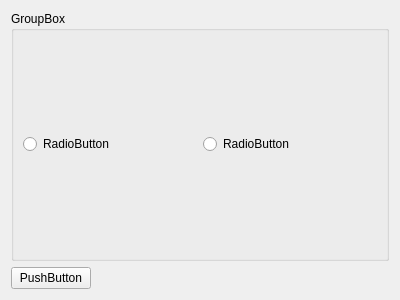
<?xml version="1.0" encoding="UTF-8"?>
<ui version="4.0">
 <class>SpatialAnalysisWidget</class>
 <widget class="QWidget" name="SpatialAnalysisWidget">
  <property name="geometry">
   <rect>
    <x>0</x>
    <y>0</y>
    <width>400</width>
    <height>300</height>
   </rect>
  </property>
  <layout class="QVBoxLayout" name="verticalLayout">
   <item>
    <widget class="QGroupBox" name="verticalGroupBox">
     <property name="title">
      <string>GroupBox</string>
     </property>
     <layout class="QHBoxLayout" name="horizontalLayout_2">
      <item>
       <widget class="QRadioButton" name="radioButton_2">
        <property name="text">
         <string>RadioButton</string>
        </property>
       </widget>
      </item>
      <item>
       <widget class="QRadioButton" name="radioButton">
        <property name="text">
         <string>RadioButton</string>
        </property>
       </widget>
      </item>
     </layout>
    </widget>
   </item>
   <item alignment="Qt::AlignLeft">
    <widget class="QPushButton" name="pushButton">
     <property name="text">
      <string>PushButton</string>
     </property>
    </widget>
   </item>
  </layout>
 </widget>
 <resources/>
 <connections/>
</ui>
